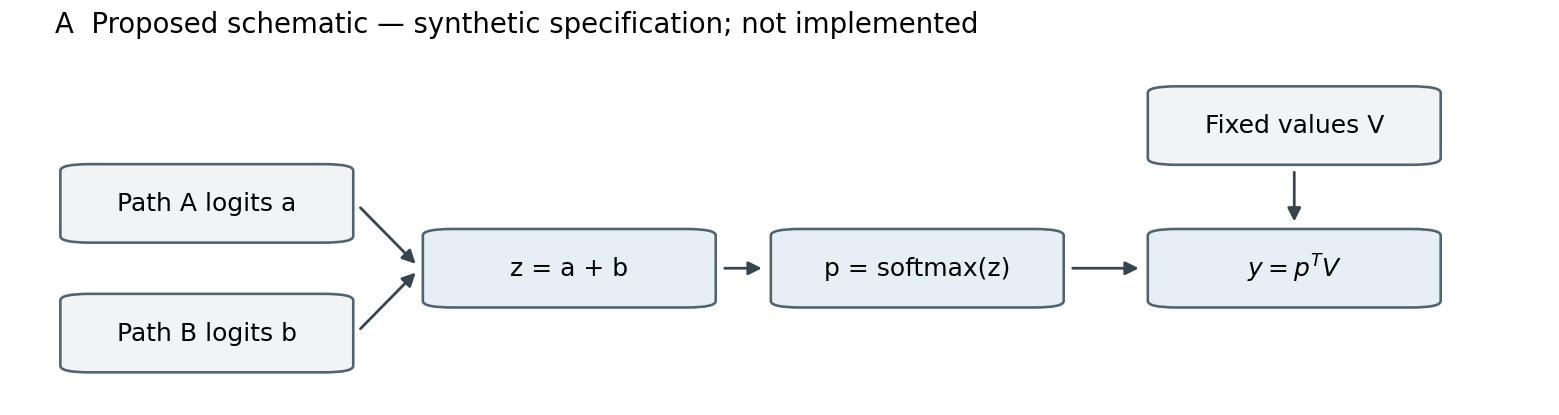

Recreate this plot in Python.
import json
from matplotlib.patches import FancyBboxPatch, FancyArrowPatch

def draw(fig, rect, source):
    spec=json.loads(source.read_text())
    ax=fig.add_axes(rect); ax.set(xlim=(0,1),ylim=(0,1)); ax.axis('off')
    pos={'a':(.105,.55),'b':(.105,.15),'sum':(.355,.35),'softmax':(.595,.35),'v':(.855,.79),'output':(.855,.35)}
    labels={'a':'Path A logits a','b':'Path B logits b','sum':'z = a + b','softmax':'p = softmax(z)','v':'Fixed values V','output':r'$y = p^{T}V$'}
    w,h=.19,.23
    for node in spec['nodes']:
        k=node['id']; x,y=pos[k]
        fill='#E6F0F4' if k in ('sum','softmax','output') else '#F2F3F4'
        box=FancyBboxPatch((x-w/2,y-h/2),w,h,boxstyle='round,pad=0.006,rounding_size=0.02',facecolor=fill,edgecolor='#51636F',linewidth=.85)
        box.set_gid('node_'+k); ax.add_patch(box)
        ax.text(x,y,labels[k],ha='center',va='center',fontsize=8.2)
    for s,t in spec['edges']:
        x1,y1=pos[s]; x2,y2=pos[t]
        if s=='v': start=(x1,y1-h/2-.01); end=(x2,y2+h/2+.01)
        else: start=(x1+w/2+.008,y1); end=(x2-w/2-.008,y2)
        arrow=FancyArrowPatch(start,end,arrowstyle='-|>',mutation_scale=9,linewidth=.9,color='#35444D',connectionstyle='arc3,rad=0')
        arrow.set_gid('edge_'+s+'_'+t); ax.add_patch(arrow)
    return ax
